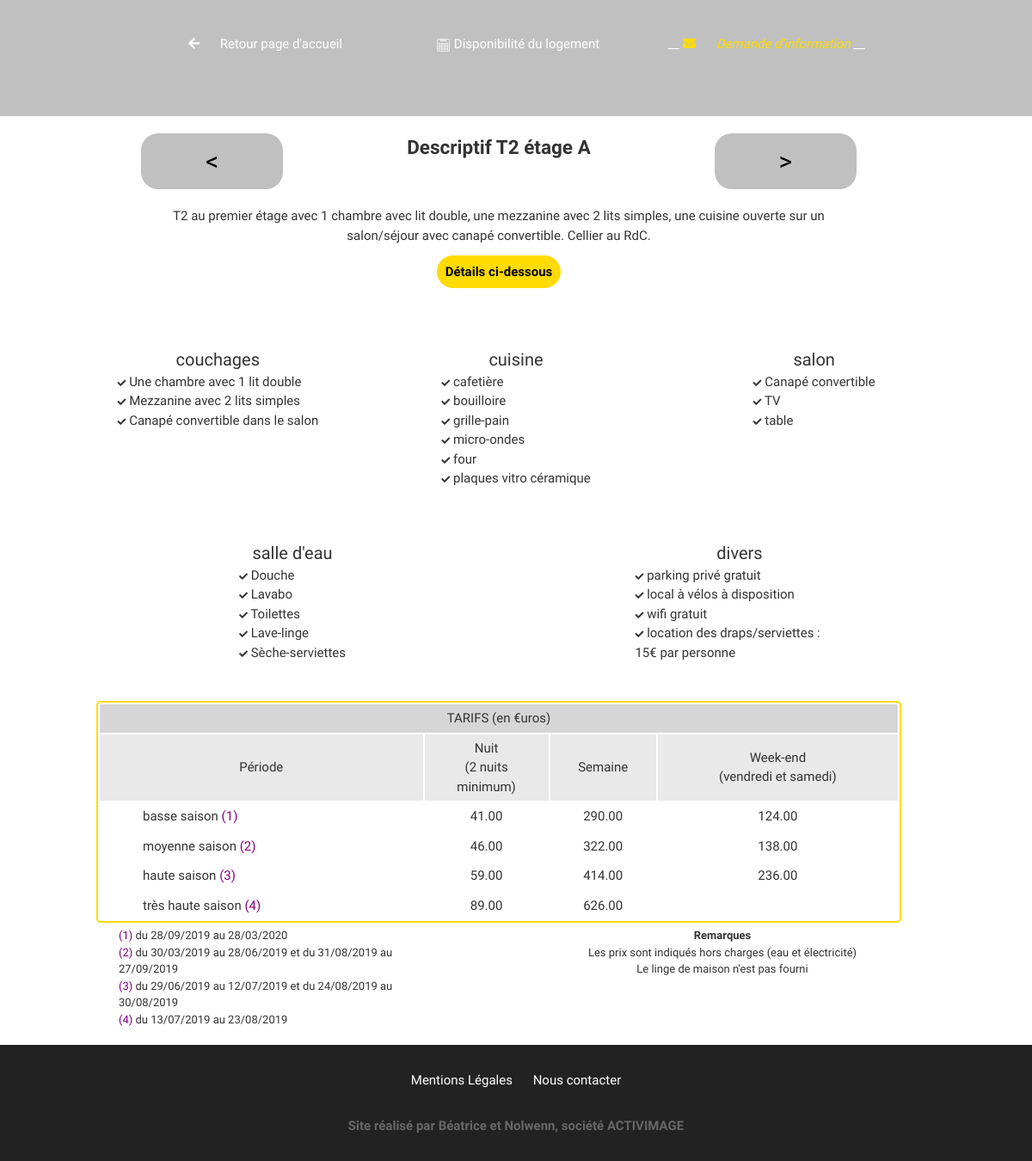
The page /controler/fiche.php?id=A on the database its author committed.
### tables this page shows
CREATE TABLE IF NOT EXISTS `logement` (
  `id` char(1) NOT NULL COMMENT 'Identifiant logement',
  `id_type_logement` int(2) NOT NULL COMMENT 'identifiant type de logement',
  `surface_utile` decimal(5,2) DEFAULT NULL COMMENT 'Surface utile',
  `surface_habitable` decimal(5,2) DEFAULT NULL COMMENT 'Surface habitable',
  `capacite` tinyint(2) DEFAULT NULL COMMENT 'Capacité d''accueil en nombre de personnes',
  `commentaire` varchar(1000) DEFAULT NULL COMMENT 'Commentaire',
  `vignette1` varchar(150) NOT NULL,
  `vignette2` varchar(150) NOT NULL,
  `nblit1` int(2) NOT NULL,
  `nblit2` int(2) NOT NULL,
  PRIMARY KEY (`id`)
);

CREATE TABLE IF NOT EXISTS `typelogement` (
  `id` int(11) NOT NULL AUTO_INCREMENT COMMENT 'identifiant type logement',
  `libelle` varchar(255) NOT NULL COMMENT 'Libellé type de logement',
  PRIMARY KEY (`id`)
);

CREATE TABLE IF NOT EXISTS `logementdetail` (
  `id_logement` char(1) NOT NULL COMMENT 'Identifiant logement',
  `id_type_desc` char(50) NOT NULL COMMENT 'Type de description',
  `rang` int(4) NOT NULL COMMENT 'Rang pour affichage',
  `infos` varchar(256) NOT NULL,
  PRIMARY KEY (`id_logement`,`id_type_desc`(10)) USING BTREE
);

### controler/fiche.php (called while the page is built, shortened)
<?php
include_once 'modele/ondinesLogement.php';
$id = $_GET['id'];
$initliste = ['A','B','C','D','E','F','G','H','I','J'];
if ( isset($_SESSION['datdeb']) && isset($_SESSION['datfin'])) {
	$datdeb = $_SESSION['datdeb'];
	$datfin = $_SESSION['datfin'];
  $prix = calculTarifSejour($id,DateTime::createFromFormat('d-m-Y', $datdeb), DateTime::createFromFormat('d-m-Y', $datfin));
  $liste = ( isset($_SESSION['listOk']) ) ? $_SESSION['listOk'] : $initliste;
} else {
  $liste = $initliste;
}
$iid = array_search($id, $liste);
$idsuiv = ( $iid == count($liste)-1 ) ? $liste[0] : $liste[$iid + 1];
$idprec = ( $iid == 0) ? $liste[count($liste)-1] : $liste[$iid - 1];
$fichelogement = selLogementParId($id);
$fichetarif = recupTarif($id);
$ficheperiode = recupPeriode();
include 'vues/fiche.phtml.php';
?>

### modele/ondinesLogement.php (called while the page is built, shortened)
<?php
function selLogementParId($id) {
	$db = connexion();
	$infoLogement = [];
	$select = 'SELECT *
					FROM logement as l
					JOIN typelogement as t
					ON l.id_type_logement = t.id
               where l.id = :id';
	$statement = $db->prepare($select);
	$statement->bindValue(':id', $id);
	$statement->execute();
	$infoLogement['infos'] = $statement->fetch(\PDO::FETCH_ASSOC);
	$select = 'SELECT *
					FROM logementdetail
               WHERE id_logement = :id
               ORDER BY rang';
	$statement = $db->prepare($select);
	$statement->bindValue(':id', $id);
	$statement->execute();
	$infoLogement['detail'] = $statement->fetchAll(\PDO::FETCH_ASSOC);
	return $infoLogement;
}
function recupTarif($id) {
	$db = connexion();
	$select = 'SELECT t.id_periode, p.libelle, t.tarif_jour, t.tarif_semaine,(t.tarif_vs*2) as tarif_vs
					FROM tarif as t
					JOIN periode as p
					ON t.id_periode = p.id
                    where t.id_logement = :id GROUP BY t.id_periode';
	$statement = $db->prepare($select);
	$statement->bindValue(':id', $id);
	$statement->execute();
	$infoTarif = $statement->fetchAll(\PDO::FETCH_ASSOC);
	return $infoTarif;
}
function recupPeriode() {
	$db = connexion();
	$select = 'SELECT id, libelle FROM periode';
	$statement = $db->prepare($select);
	$statement->execute();
	$periodes = $statement->fetchAll(\PDO::FETCH_ASSOC);
	foreach ($periodes as $id => $periode) {
		$select = 'SELECT date_format(datedebut,"%d/%m/%Y") as datedebut,
						  date_format(datefin,"%d/%m/%Y") as datefin
					FROM dateperiode
                    where id_periode = "' . $periode['id'] .'"';
		$statement = $db->prepare($select);
		$statement->execute();
		$datperiodes = $statement->fetchAll(\PDO::FETCH_ASSOC);
		$periodes[$id]['date'] = $datperiodes;
	}
	return $periodes;
}
?>

### vues/fiche.phtml.php (the view, shortened to what this page needs)
<?php include 'head.phtml.php'; ?>
	<link rel="stylesheet" type="text/css" href="vues/css/fiche.css">
</head>
<body>
	<header id="imgfond">
		<nav id="menu">
			<ul class="flex">
				<li>
					<a href="index.php?page=accueil" id="finfiche" class="pointer"><i class="fa fa-arrow-left picto" aria-hidden="true"></i> Retour page d'accueil</a>
				</li>
				<li id="liendispo">
					<a class="dispo pointer" href=<?='"index.php?page=dispo&id='.$id.'"'?>><img src="vues/img/pictos/calendar-page-with-many-squares.svg" class="picto" alt="picto planning"/><p>Disponibilité du logement</p></a>
				</li>
				<li>
					<a href=<?='"mailto:?to=beatrice@activimage.net&subject=Demande%20d\'information%20pour%20le%20logement%20'.$id.'%20(Dates%20non%20précisées&body=votre%20message%20:"'?>><i class="fa fa-envelope picto" aria-hidden="true"></i> Demande d'information
					</a>
				</li>
			</ul>
		</nav>
	</header>
	<main class="container">
		<div id="titre1" class="flex">
			<?php if ( $id != $idsuiv ) : ?>
				<a class="fiche pointer flex1" href=<?='"routeur.php?page=fiche&id='.$idprec.'"'?>>&lt;</a>
			<?php endif; ?>
			<h2 class="fiche flex4">Descriptif <?=$fichelogement['infos']['libelle']." ".$id?> </h2>
			<?php if ( $id != $idsuiv ) : ?>
				<a class="fiche pointer flex1" href=<?='"routeur.php?page=fiche&id='.$idsuiv.'"'?>>&gt;</a>
			<?php endif; ?>
		</div>
		<section id="fichelogement">
			<div id="titre2">
				<p><?=$fichelogement['infos']['commentaire']?></p>
				<a href="#detail" class="lien">Détails ci-dessous</a>
			</div>
			<section class="diaporama">
				<ul class="flex posrelative diapo" data-id="0">
				</ul>
			</section>
			<section id="detail">
				<div class="flex">
					<?php foreach ($fichelogement['detail']  as $infodetail) : ?>
					<div class="info flex">
						<ul class="alignegauche">
							<li><?=$infodetail['id_type_desc']?></li>
							<?php $infos = explode(";" , $infodetail['infos']); ?>
							<?php foreach ($infos as $info) : ?>
								<li>
									<p><i class="fa fa-check" aria-hidden="true"></i><?=' '.$info?></p>
								</li>
							<?php endforeach; ?>
						</ul>
					</div>
					<?php endforeach; ?>
				</div>
			</section>
		</section>
		<section class="container-tarif flex">
			<table id="tabtarif">
				<thead>
					<tr>
						<th colspan="4">TARIFS (en €uros) </th>
					</tr>
				</thead>
				<tbody>
					<tr>
						<td>Période</td>
						<td>Nuit <br>(2 nuits<br>minimum)</td>
						<td>Semaine</td>
						<td>Week-end <br>(vendredi et samedi)</td>
					</tr>
					<?php foreach ($fichetarif as $tarif) : ?>
						<tr>
							<td class="alignegauche"><?=$tarif['libelle'].'<span class="purple"> ('.$tarif['id_periode'].')</span>'?></td>
							<td><?=$tarif['tarif_jour']?></td>
							<td><?=$tarif['tarif_semaine']?></td>
							<td><?=$tarif['tarif_vs']?></td>
						</tr>
					<?php endforeach; ?>
				</tbody>
			</table>
			<section id="tabperiode">
				<ul>
					<?php foreach ($ficheperiode as $periode) : ?>
						<li class="alignegauche">
							<?php
								$texte = '<span class="purple"> ('.$periode['id'].')  </span>';
								foreach ($periode['date'] as $i=>$date) {
									$texte.= ($i > 0) ? '   et   ' : '';
									$texte.= " du ".$date['datedebut']." au ".$date['datefin'];
								}
								print_r('<p>'.$texte.'</p>');
							?>
						</li>
					<?php endforeach; ?>
				</ul>
			</section>
			<section id="remarques">
				<h4>Remarques</h4>
				<p>Les prix sont indiqués hors charges (eau et électricité)</p>
				<p>Le linge de maison n'est pas fourni</p>
			</section>
		</section>
	</main>
	<?php include 'footermini.phtml.php';?>
	</body>
</html>

### vues/css/ondines.css (style rules this page uses)
* { box-sizing: border-box; margin: 0; padding: 0; }
html { font-size : 46.8%; margin : 0 auto; font-family:'Sniglet', sans-serif; line-height: 1.5; }
body { font-size : 1.5rem; text-align : center; color : #333; box-sizing: border-box; background-color: white; }
main { padding-right : 4rem; margin : 2rem auto; }
.flex { display : flex; flex-direction: row; justify-content: space-between; flex-wrap: wrap; align-items: center; }
.flex1 { flex :1; }
.flex4 { flex :4; }
.alignegauche { text-align: left; }
.posrelative { position: relative; }
.pointer { cursor:pointer; }
a.lien, .alien { background: rgb(255,219,0); color : black; border : none; font-weight: bold; font-size : 1.5rem ; border-radius: 3rem; padding : 1rem; }
.purple { color : purple; }
a { color : white; text-decoration: none; }
.pageactive { color : rgb(255,219,0); font-style: italic; }
ul { list-style-type: none; padding-left: 0; margin : 0; }
h1, h2 { margin-bottom: 2rem; }
nav { width : 75%; margin: 2rem auto; padding-bottom: 3rem; }
nav a { font-size: 1.5rem; padding : 10px; color : white; width : 15%; }
.diaporama { width:90%; margin: 0 auto; }
.diaporama ul { padding-bottom: 2rem; }
@media only screen and (min-width: 760px ) { html { font-size : 56.25%; line-height: 1.5; } }
@media only screen and (min-width: 760px ) { nav ul.flex { flex-wrap: nowrap; } }
@media only screen and (min-width: 1025px ) { html { font-size : 62.5%; line-height: 1.5; } }
@media only screen and (min-width: 1025px ) { .pageactive::after, .pageactive::before { content: " __ "; color : white; } }

### vues/css/fiche.css (style rules this page uses)
* { box-sizing: border-box; }
.container { max-width: 1100px; background-color: white; margin: 2rem auto; }
.flex { align-items: flex-start; }
i.fa-check { font-size: 1rem; }
header { text-align : center; background-color: silver; padding : 2rem; }
nav a img { font-size: 1.5rem; padding : 5px; color : white; }
nav ul li a .picto { margin-right: 2rem; }
li#liendispo { vertical-align: top; }
li#liendispo img, li#liendispo p { display: inline-block; margin : 0; vertical-align: top; }
#fichelogement>div { width: 80%; margin: 0 auto; }
div#titre1 { max-width : 95%; margin: 0 auto; }
div#titre1 a.fiche { padding: 1rem 2rem; background-color: silver; color: black; font-size: 3rem; width : 10%; border-radius: 2rem; }
div#titre1 h2.fiche { width: 50% }
div#titre2 p { margin : 2rem 0; }
section#fichelogement>div { margin-bottom: 1.5rem; }
div.info ul li:first-child { text-align: center; font-size: 2rem; padding-top: 2rem; }
section#detail div.flex { justify-content: space-around; }
.container-tarif { margin : 2rem 0; justify-content: flex-end; }
table#tabtarif, section#tabperiode, section#remarques { width: 90%; margin : 0.5rem auto; }
table#tabtarif { border : 2px solid rgb(255,219,0); border-radius: 5px; }
table#tabtarif th { background-color : rgba(211,211,211,0.8); font-weight: normal; padding: 0.5rem 0; }
table#tabtarif td { padding: 5px 2px; text-align: center; }
table#tabtarif tr:first-child { background-color : rgba(211,211,211,0.5); }
table#tabtarif tr:nth-child(n+2) td:nth-child(1) { padding-left: 2rem; text-align: left; }
section#tabperiode, section#remarques { width : 35%; margin : 0 auto; }
@media only screen and (min-width: 760px ) { .container { width: 90%; } }
@media only screen and (min-width: 760px ) { nav li { width : 33%; } }
@media only screen and (min-width: 760px ) { div#titre1 { max-width : 80%; margin: 0 auto; } }
@media only screen and (min-width: 760px ) { section.diaporama { width:60%; margin : 0 auto; } }
@media only screen and (min-width: 760px ) { div.info li { padding-left: 4rem; } }
@media only screen and (min-width: 760px ) { section#tabperiode, section#remarques { width : 35%; margin : 0 auto; font-size: 1.3rem; } }
@media only screen and (min-width: 760px ) { table#tabtarif tr:nth-child(n+2) td:nth-child(1) { padding-left: 5rem; } }
@media only screen and (min-width: 1025px ) { section#detail div.info { width : 33%; padding: 2rem 3rem; } }
@media only screen and (min-width: 1025px ) { section.diaporama { width:75%; margin: 0 auto; } }

### rows shown on the page
logement: typelogement.libelle "T2 étage", commentaire "T2 au premier étage avec 1 chambre avec lit double, une mezzanine avec 2 lits simples, une cuisine ouverte sur un salon/séjour avec canapé convertible. Cellier au RdC."
logementdetail: id_type_desc "couchages", infos "Une chambre avec 1 lit double", infos "Mezzanine avec 2 lits simples", infos "Canapé convertible dans le salon"
logementdetail: id_type_desc "cuisine", infos "cafetière", infos "bouilloire", infos "grille-pain", infos "micro-ondes", infos "four", infos "plaques vitro céramique"
logementdetail: id_type_desc "salon", infos "Canapé convertible", infos "TV", infos "table"
logementdetail: id_type_desc "salle d'eau", infos "Douche", infos "Lavabo", infos "Toilettes", infos "Lave-linge", infos "Sèche-serviettes"
logementdetail: id_type_desc "divers", infos "parking privé gratuit", infos "local à vélos à disposition", infos "wifi gratuit", infos "location des draps/serviettes : 15€ par personne"

### other values the page prints
$id "A"
$tarif['libelle'] "basse saison"
$tarif['id_periode'] "1"
$tarif['tarif_jour'] "41.00"
$tarif['tarif_semaine'] "290.00"
$tarif['tarif_vs'] "124.00"
$tarif['libelle'] "moyenne saison"
$tarif['id_periode'] "2"
$tarif['tarif_jour'] "46.00"
$tarif['tarif_semaine'] "322.00"
$tarif['tarif_vs'] "138.00"
$tarif['libelle'] "haute saison"
$tarif['id_periode'] "3"
$tarif['tarif_jour'] "59.00"
$tarif['tarif_semaine'] "414.00"
